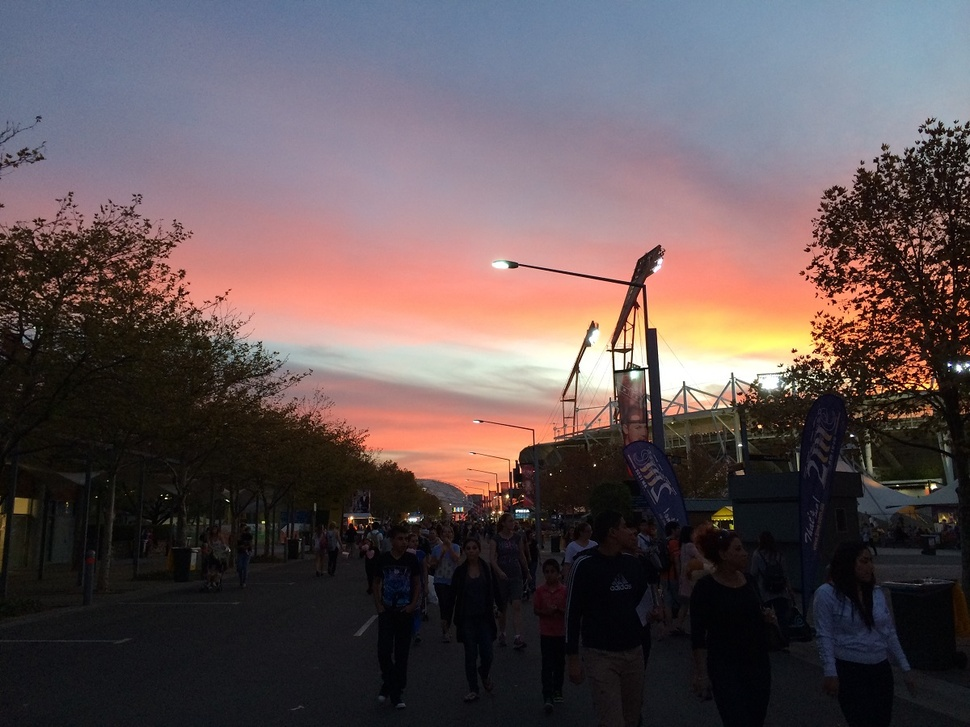
%> input picture test images/1.JPG, 970 x 727 px, shrunk from 1200 x 900 before the run
$ octave --eval "result = pyr_reduce(imread('test images/1.JPG'));"   (GNU Octave 9; MATLAB toolbox functions it lacks are replaced by stand-ins)
%> lines starting %> are read from the running program, lines starting %| are printed output that depends on the picture
function [ imgout ] = pyr_reduce( img )
%PYR_REDUCE  Image pyramid reduction
%   B = PYR_REDUCE( A )  If A is M-by-N, then the size of B
%	is ceil(M/2)-by-ceil(N/2). Support gray or rgb image.
%	B will be transformed to double class.

%
kernelWidth = 5; % default
cw = .375; % kernel centre weight,
ker1d = [.25-cw/2 .25 cw .25 .25-cw/2];
kernel = kron(ker1d,ker1d');

% sig=1.082;
% kernel = fspecial('gaussian',[5,5],sig);

img = im2double(img);
sz = size(img);
%> sz = [727 970 3]
imgout = [];

for p = 1:size(img,3)
	img1 = img(:,:,p);
	imgFiltered = imfilter(img1,kernel,'replicate','same');
	imgout(:,:,p) = imgFiltered(1:2:sz(1),1:2:sz(2));
end
%> this loop made 3 passes
%> pass 1, in pyr_reduce, `img1 = img(:,:,p);`:
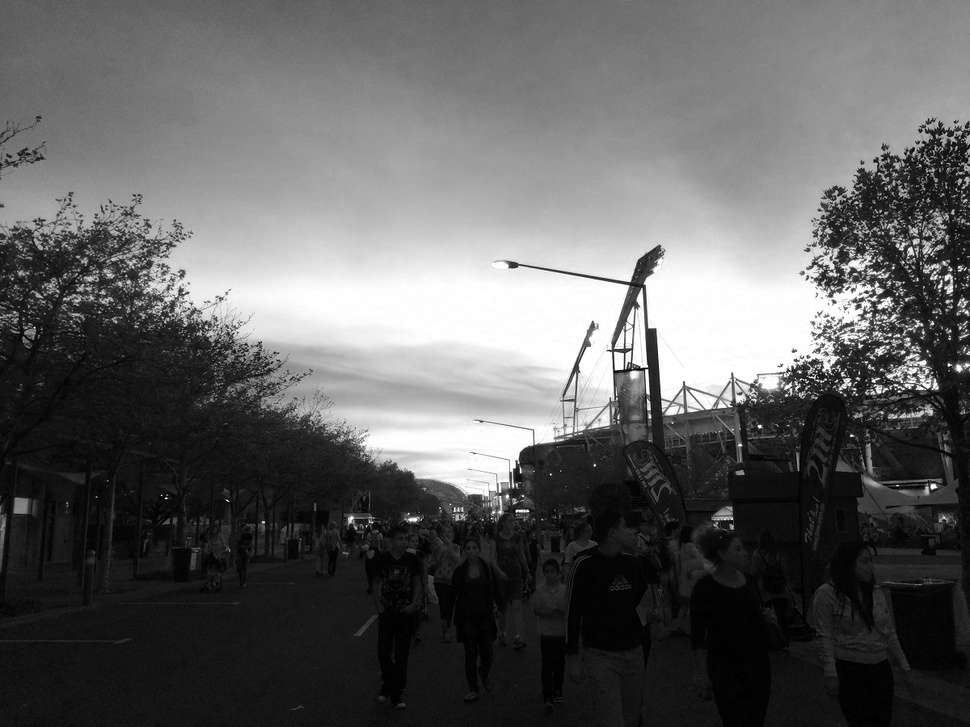
%> img1: size 727x970 double; min 0, max 1, mean 0.375
%> pass 2, in pyr_reduce, `img1 = img(:,:,p);`:
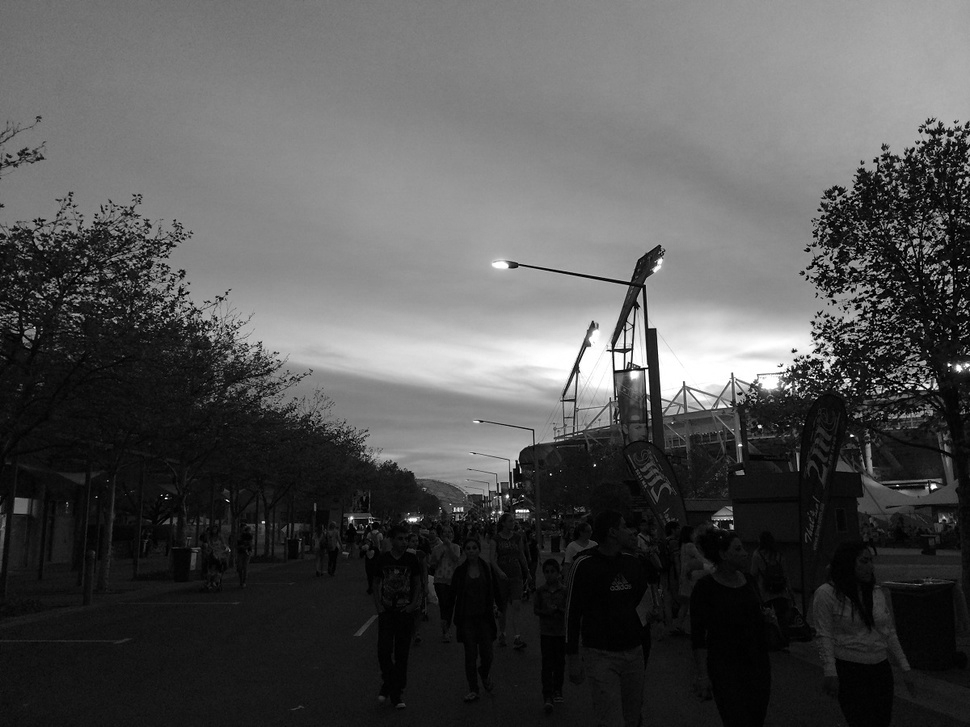
%> img1: size 727x970 double; min 0, max 1, mean 0.321

end

$ run again, on test images/10.jpg
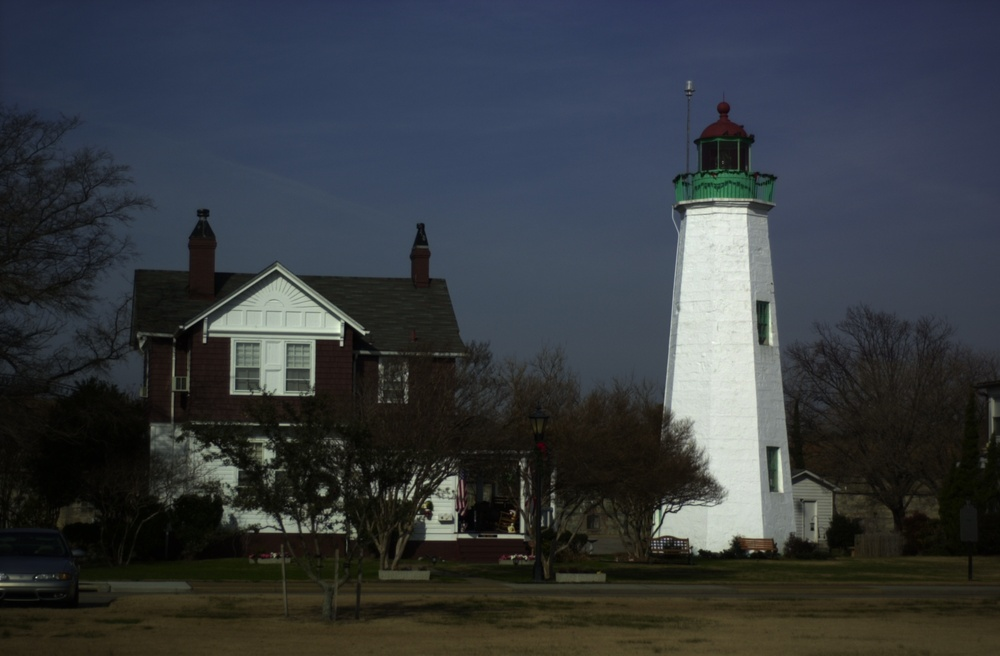
%> input picture test images/10.jpg, 1000 x 656 px, shrunk from 2000 x 1312 before the run
%> the loop in pyr_reduce, `for p = 1:size(img,3)` made 3 passes
%> pass 1, in pyr_reduce, `img1 = img(:,:,p);`:
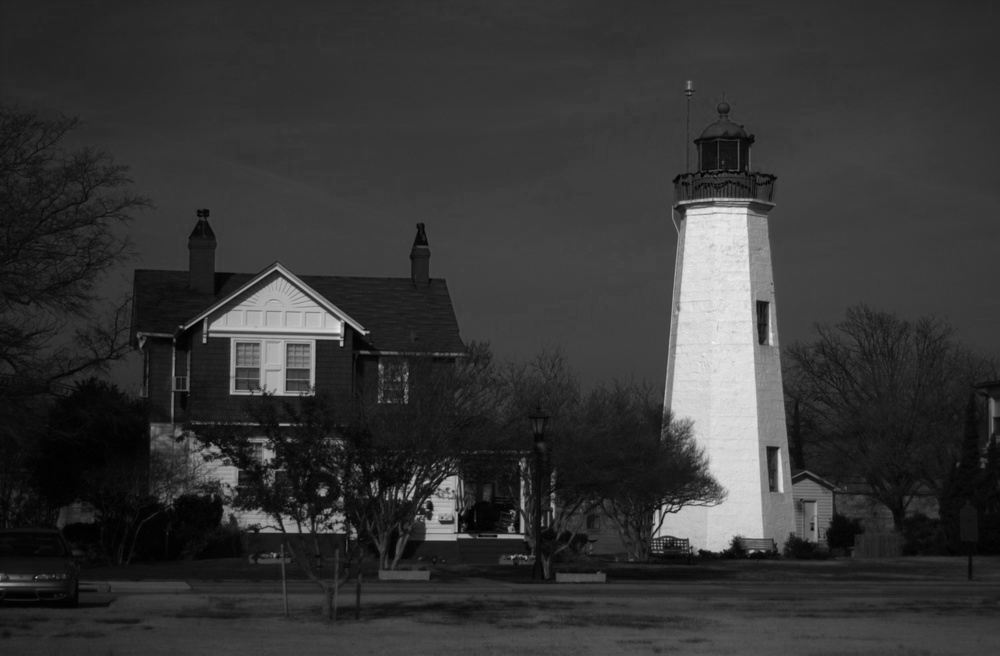
%> img1: size 656x1000 double; min 0, max 0.961, mean 0.21

$ run again, on test images/11.jpg
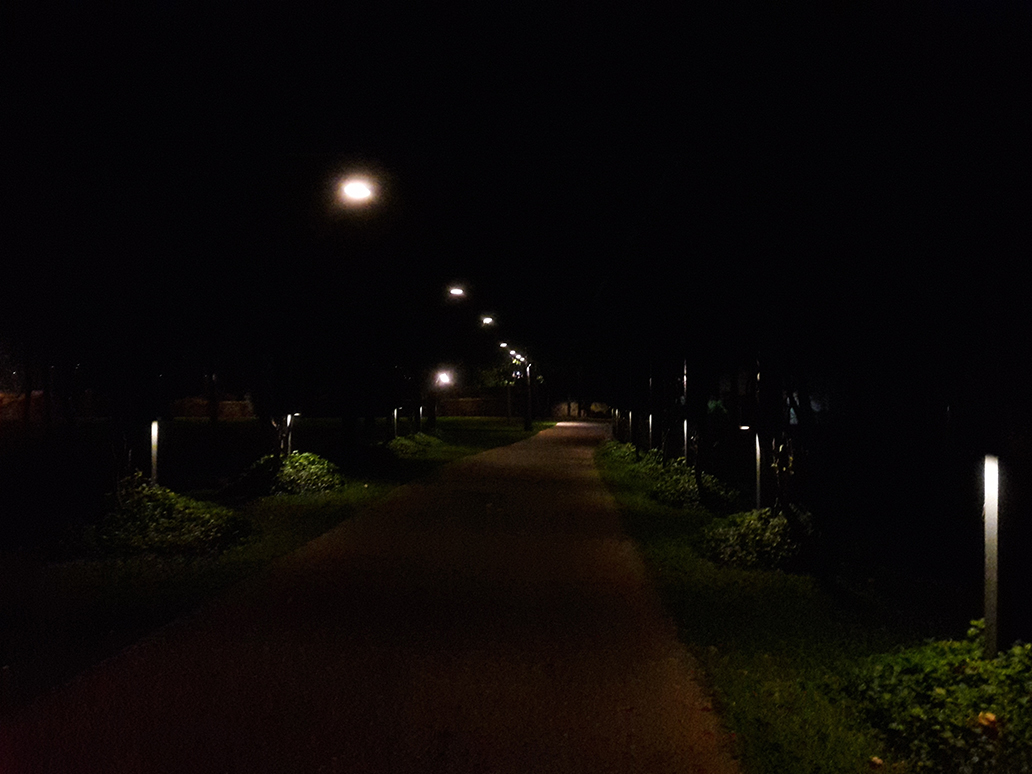
%> input picture test images/11.jpg, 1032 x 774 px
%> the loop in pyr_reduce, `for p = 1:size(img,3)` made 3 passes
%> pass 1, in pyr_reduce, `img1 = img(:,:,p);`:
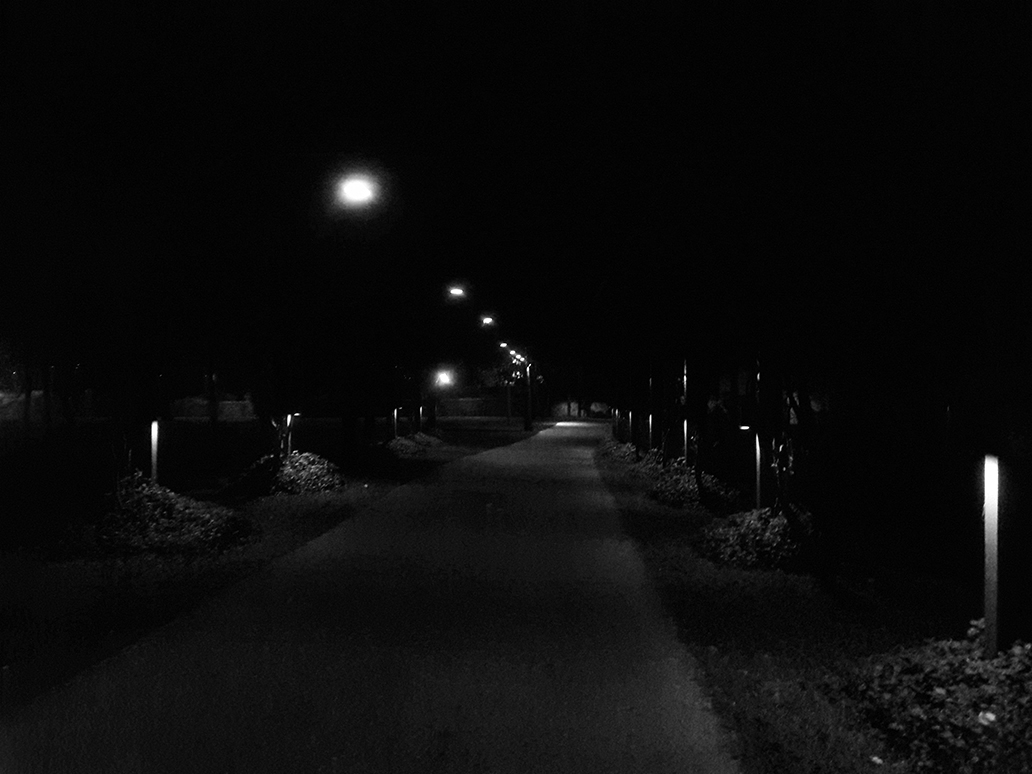
%> img1: size 774x1032 double; min 0, max 1, mean 0.043
